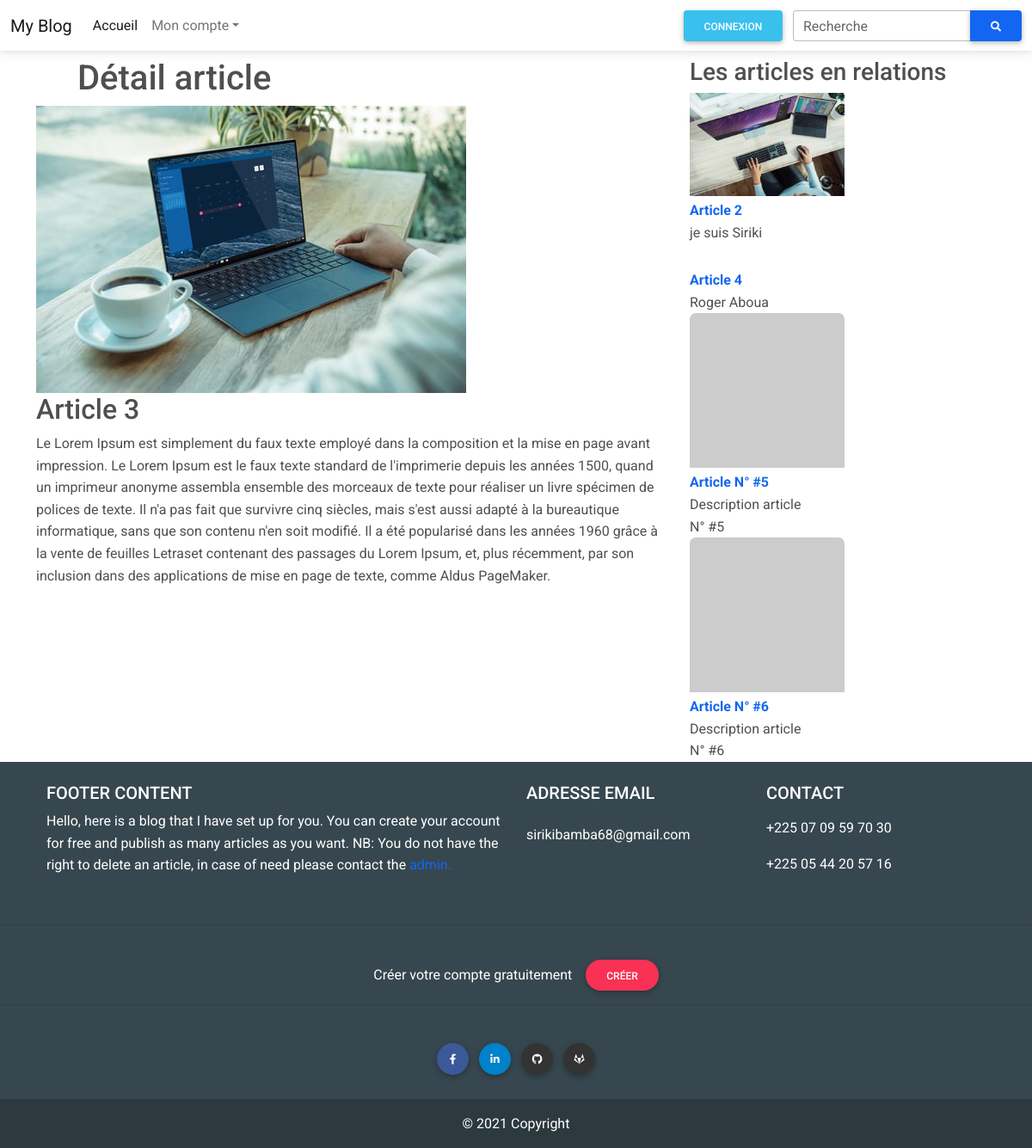
Before: /article/6 with the older database file.
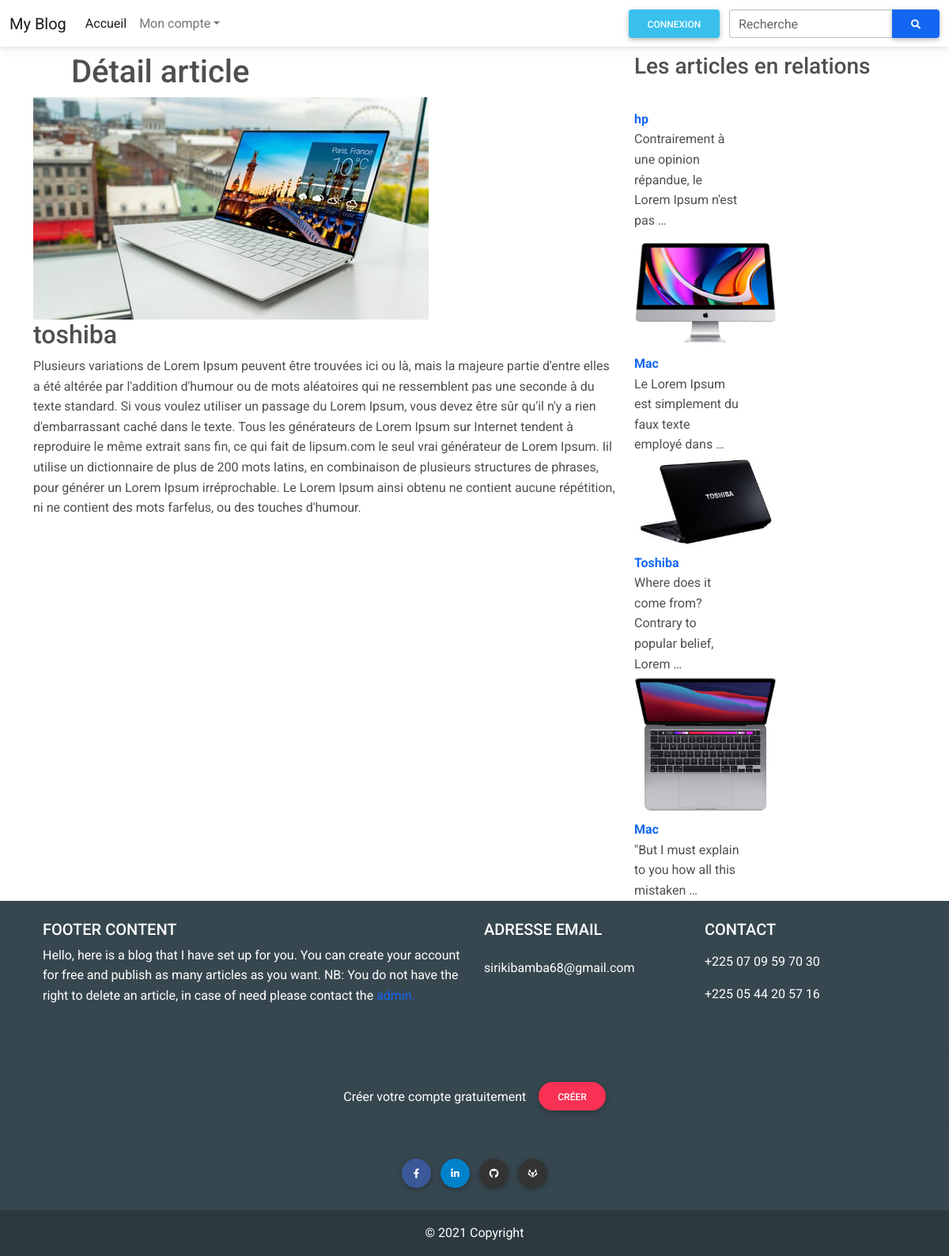
After: the same page with the newer database file.
### blog/models.py (models this page shows, shortened)
class Article(models.Model):
    user = models.ForeignKey(User, on_delete=models.CASCADE, null=True)
    title = models.CharField(max_length=50)
    category = models.ForeignKey(Category, on_delete=models.SET_NULL, null=True)
    description = models.TextField()
    image = models.ImageField(upload_to='', null=True, blank=True)
    created_at = models.DateTimeField(auto_now_add=True)
    updated_at = models.DateTimeField(auto_now=True)

### blog/views.py (the view)
# urls.py: path('article/<int:id_article>', detail, name="detail"),
def detail(request, id_article):
    article = Article.objects.get(id=id_article)
    category = article.category
    article_en_relation = Article.objects.filter(category=category)[:5]
    return render(request, "detail.html", {"article": article, "aer": article_en_relation})

### blog/templates/detail.html
{% extends 'base.html' %}
{% block content %}
    <div class="container">
        <div class="row">
            <div class="col-md-8">
                <h1 class=" px-5 mt-2 ">Détail article</h1>
                <img src="{{article.image.url}}" alt="" style="max-width:600px";/>
                <h2>{{article.title}}</h2>
                <p>{{article.description}}</p>
            </div>
            <div class="col-md-4">
                <h3 class="mt-2">Les articles en relations </h3>
                <div class="row">
                    {% for art in aer %}
                    {% if art.id != article.id %}
                    <a href="{% url 'detail' art.id %}" >
                        <div class="col-md-7 mb-1">
                            {% if art.image != "http://default" %}
                            <img src="{{ art.image.url }}" alt="" style="max-width:180px;">
                            {% else %}
                            <img src="https://via.placeholder.com/400X300" class="card-img-top" alt="..." style="max-width:180px;">
                            {% endif %}
                        </div>
                    </a>
                    <div class="col-5">
                           <a href="{% url 'detail' art.id %}" ><strong>{{art.title}}</strong></a><br/>
                          {{art.description|truncatewords:10}}
                    </div>
                    {% endif %}
                    {% endfor %}
                </div>
            </div>
        </div>
    </div>
{% endblock %}

Changed rows visible on the page:
removed Article: image (picture), title "Article 2", description "je suis Siriki"
no longer on this page (row edited): Article: title "Article 4", description "Roger Aboua"
removed Article: title "Article N° #5", description "Description article N° #5"
no longer on this page (row edited): Article: title "Article N° #6", description "Description article N° #6"
changed Article: image: a different picture; title "Article 3" → "toshiba"; description "Le Lorem Ipsum est simplement du faux texte employé dans la composition et la mise en page avant impression. Le Lorem Ipsum est le faux texte standard de l'imprimerie depuis les années 1500, quand un imprimeur anonyme assembla ensemble des morceaux de texte pour réaliser un livre spécimen de polices de texte. Il n'a pas fait que survivre cinq siècles, mais s'est aussi adapté à la bureautique informatique, sans que son contenu n'en soit modifié. Il a été popularisé dans les années 1960 grâce à la vente de feuilles Letraset contenant des passages du Lorem Ipsum, et, plus récemment, par son inclusion dans des applications de mise en page de texte, comme Aldus PageMaker." → "Plusieurs variations de Lorem Ipsum peuvent être trouvées ici ou là, mais la majeure partie d'entre elles a été altérée par l'addition d'humour ou de mots aléatoires qui ne ressemblent pas une seconde à du texte standard. Si vous voulez utiliser un passage du Lorem Ipsum, vous devez être sûr qu'il n'y a rien d'embarrassant caché dans le texte. Tous les générateurs de Lorem Ipsum sur Internet tendent à reproduire le même extrait sans fin, ce qui fait de lipsum.com le seul vrai générateur de Lorem Ipsum. Iil utilise un dictionnaire de plus de 200 mots latins, en combinaison de plusieurs structures de phrases, pour générer un Lorem Ipsum irréprochable. Le Lorem Ipsum ainsi obtenu ne contient…"
added Article: title "hp", description "Contrairement à une opinion répandue, le Lorem Ipsum n'est pas …"
added Article: image (picture), title "Mac", description "Le Lorem Ipsum est simplement du faux texte employé dans …"
now on this page (row edited): Article: image (picture), title "Toshiba", description "Where does it come from? Contrary to popular belief, Lorem …"
now on this page (row edited): Article: image (picture), title "Mac", description "\"But I must explain to you how all this mistaken …"
